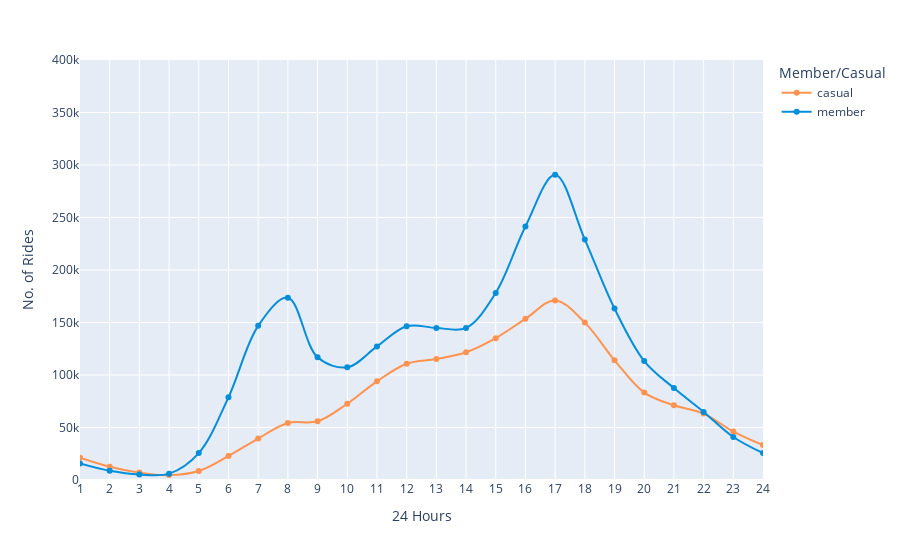

Notebook code cell kept with this figure:
### Code cell
df_pv9 = cyc_data_combined.groupby(['hour', 'member_casual'], as_index=False).count()
fig_5 = px.line(df_pv9, x = 'hour', y = 'ride_id', range_x = [1,24], range_y = [0,400000],
                 color = 'member_casual',
                 line_shape = 'spline',
                 markers=True,
                 labels = {'ride_id': 'No. of Rides', 'hour': '24 Hours', 'member_casual': 'Member/Casual'},
                 hover_name = 'member_casual', hover_data = {'member_casual': False, 'month': False, 'ride_id': True},
                 color_discrete_map = {'casual': '#FF934F', 'member': '#058ED9'})
fig_5.update_xaxes(dtick=1)
fig_5.show()

### Figure 1 — Plotly figure (JSON) as saved in the notebook; plotly's stock layout.template omitted (floating-point values rounded to 4 significant figures)
{"data": [{"customdata": [["casual", 21230], ["casual", 12684], ["casual", 7028], ["casual", 4651], ["casual", 8633], ["casual", 22909], ["casual", 39515], ["casual", 54332], ["casual", 55873], ["casual", 72632], ["casual", 93956], ["casual", 110755], ["casual", 115171], ["casual", 121622], ["casual", 135107], ["casual", 153464], ["casual", 171034], ["casual", 149882], ["casual", 114013], ["casual", 83234], ["casual", 71218], ["casual", 63264], ["casual", 46154], ["casual", 33317]], "hovertemplate": "<b>%{hovertext}</b><br><br>24 Hours=%{x}<br>No. of Rides=%{y}<extra></extra>", "hovertext": ["casual", "casual", "casual", "casual", "casual", "casual", "casual", "casual", "casual", "casual", "casual", "casual", "casual", "casual", "casual", "casual", "casual", "casual", "casual", "casual", "casual", "casual", "casual", "casual"], "legendgroup": "casual", "line": {"color": "#FF934F", "dash": "solid", "shape": "spline"}, "marker": {"symbol": "circle"}, "mode": "lines+markers", "name": "casual", "orientation": "v", "showlegend": true, "type": "scatter", "x": [1, 2, 3, 4, 5, 6, 7, 8, 9, 10, 11, 12, 13, 14, 15, 16, 17, 18, 19, 20, 21, 22, 23, 24], "xaxis": "x", "y": [21230, 12684, 7028, 4651, 8633, 22909, 39515, 54332, 55873, 72632, 93956, 110755, 115171, 121622, 135107, 153464, 171034, 149882, 114013, 83234, 71218, 63264, 46154, 33317], "yaxis": "y"}, {"customdata": [["member", 15671], ["member", 8714], ["member", 5240], ["member", 6064], ["member", 25663], ["member", 78731], ["member", 146839], ["member", 173623], ["member", 116811], ["member", 107315], ["member", 127215], ["member", 146500], ["member", 144850], ["member", 144788], ["member", 178182], ["member", 241499], ["member", 290699], ["member", 229009], ["member", 163251], ["member", 113258], ["member", 87511], ["member", 64848], ["member", 40984], ["member", 25639]], "hovertemplate": "<b>%{hovertext}</b><br><br>24 Hours=%{x}<br>No. of Rides=%{y}<extra></extra>", "hovertext": ["member", "member", "member", "member", "member", "member", "member", "member", "member", "member", "member", "member", "member", "member", "member", "member", "member", "member", "member", "member", "member", "member", "member", "member"], "legendgroup": "member", "line": {"color": "#058ED9", "dash": "solid", "shape": "spline"}, "marker": {"symbol": "circle"}, "mode": "lines+markers", "name": "member", "orientation": "v", "showlegend": true, "type": "scatter", "x": [1, 2, 3, 4, 5, 6, 7, 8, 9, 10, 11, 12, 13, 14, 15, 16, 17, 18, 19, 20, 21, 22, 23, 24], "xaxis": "x", "y": [15671, 8714, 5240, 6064, 25663, 78731, 146839, 173623, 116811, 107315, 127215, 146500, 144850, 144788, 178182, 241499, 290699, 229009, 163251, 113258, 87511, 64848, 40984, 25639], "yaxis": "y"}], "layout": {"legend": {"title": {"text": "Member/Casual"}, "tracegroupgap": 0}, "margin": {"t": 60}, "xaxis": {"anchor": "y", "domain": [0.0, 1.0], "dtick": 1, "range": [1, 24], "title": {"text": "24 Hours"}}, "yaxis": {"anchor": "x", "domain": [0.0, 1.0], "range": [0, 400000], "title": {"text": "No. of Rides"}}}}
